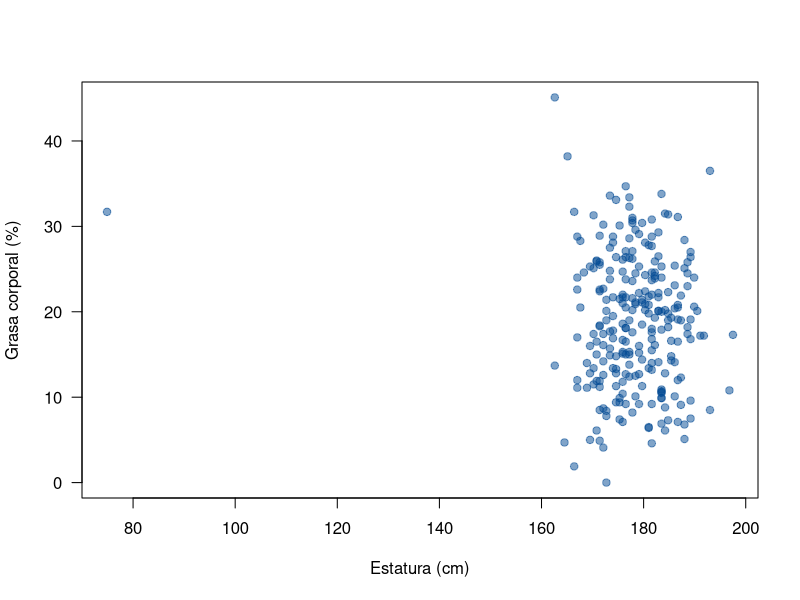

This chart was generated by the following R code:
## ---- chunk 1
knitr::opts_chunk$set(echo = TRUE, message = FALSE, warning = FALSE, comment = NA, collapse = FALSE)
options(scipen = 999)
## ---- chunk 2
grasa <- read.csv("data/grasa.csv")
modelo <- lm(grasa ~ abdomen, data = grasa)
n <- nrow(grasa)
## ---- chunk 3
round(summary(modelo)$coefficients, 4)
## ---- chunk 4
b1 <- coef(modelo)[2]
ee <- summary(modelo)$coefficients[2, 2]
t_05 <- (b1 - 0.5) / ee
c(t = t_05, valor_p = 2 * pt(-abs(t_05), df = n - 2))
## ---- chunk 5
t_crit <- qt(0.975, df = n - 2)
c(inferior = b1 - t_crit * ee, superior = b1 + t_crit * ee)
confint(modelo)
## ---- chunk 6
confint(modelo, level = 0.99)
## ---- chunk 7
s2 <- sigma(modelo)^2
ic_var <- (n - 2) * s2 / qchisq(c(0.975, 0.025), df = n - 2)
ic_var          # intervalo para sigma^2
sqrt(ic_var)    # intervalo para sigma
## ---- chunk 8
anova(modelo)
## ---- chunk 9
c(t_al_cuadrado = summary(modelo)$coefficients[2, 3]^2, F = anova(modelo)[1, "F value"])
## ---- chunk 10
tabla <- anova(modelo)
SCR <- tabla[1, "Sum Sq"]
SCE <- tabla[2, "Sum Sq"]
SCR / (SCR + SCE)
summary(modelo)$r.squared
cor(grasa$abdomen, grasa$grasa)^2
## ---- chunk 11
b1 + c(-1, 1) * qt(0.95, df = n - 2) * ee
confint(modelo, level = 0.90)[2, ]
## ---- chunk 12
set.seed(2026)
pequena <- grasa[sample(n, 15), ]
modelo15 <- lm(grasa ~ abdomen, data = pequena)
confint(modelo15)[2, ]
confint(modelo)[2, ]
## ---- chunk 13
plot(grasa ~ estatura, data = grasa, pch = 19, col = "#034A9480", las = 1,
     xlab = "Estatura (cm)", ylab = "Grasa corporal (%)")
round(summary(lm(grasa ~ estatura, data = grasa))$coefficients, 4)
summary(lm(grasa ~ estatura, data = grasa))$r.squared
round(summary(lm(grasa ~ estatura, data = grasa, subset = estatura > 100))$coefficients, 4)
